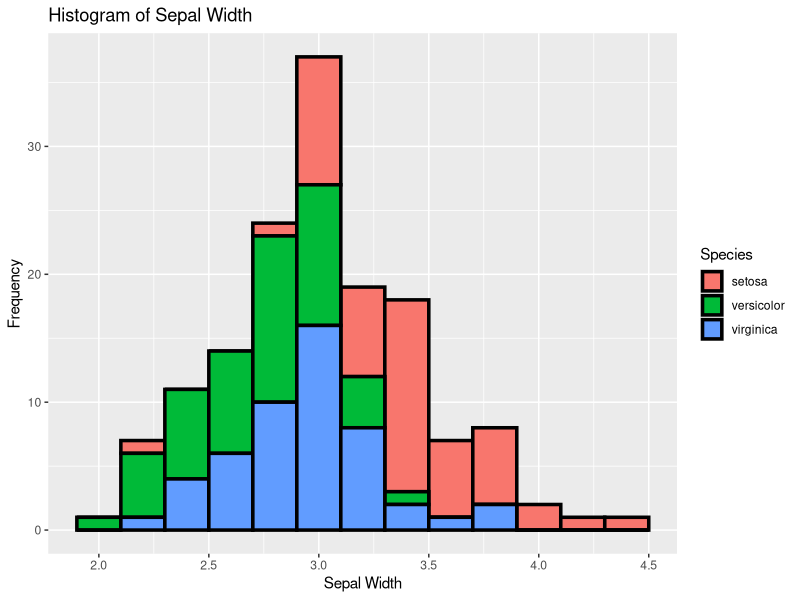
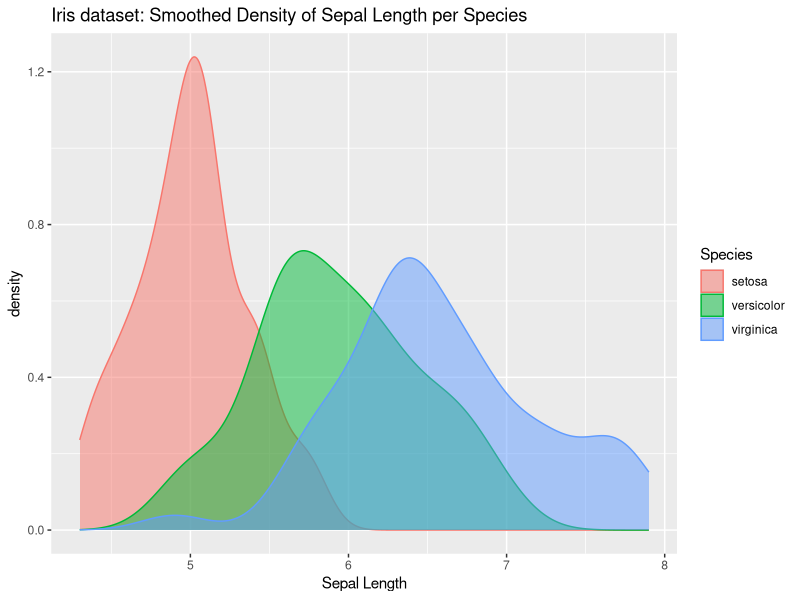
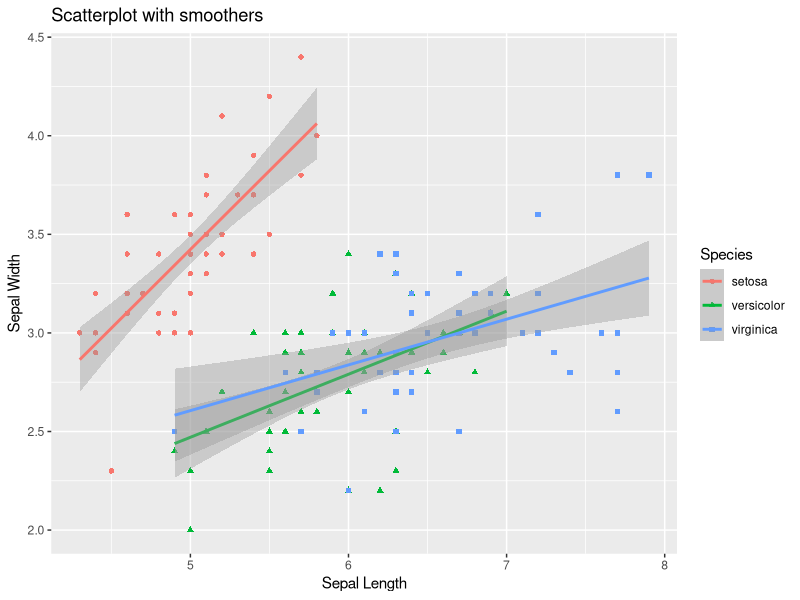
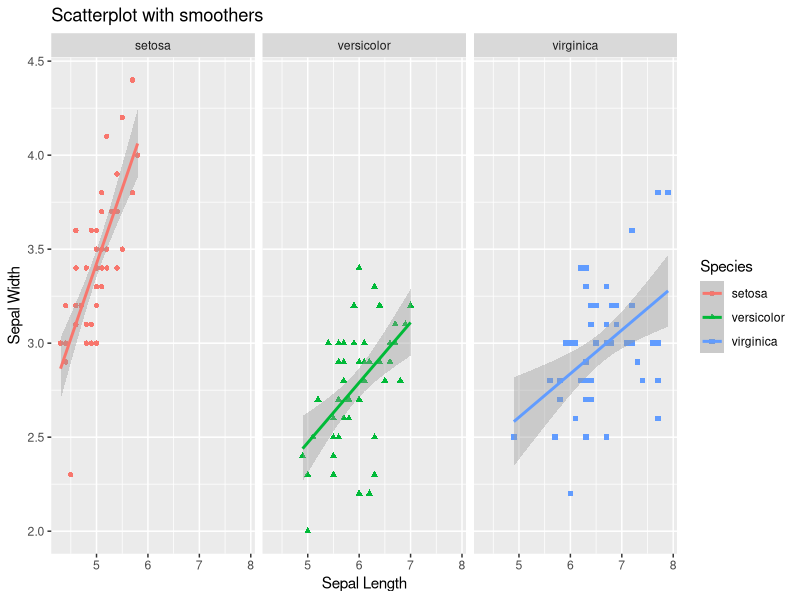
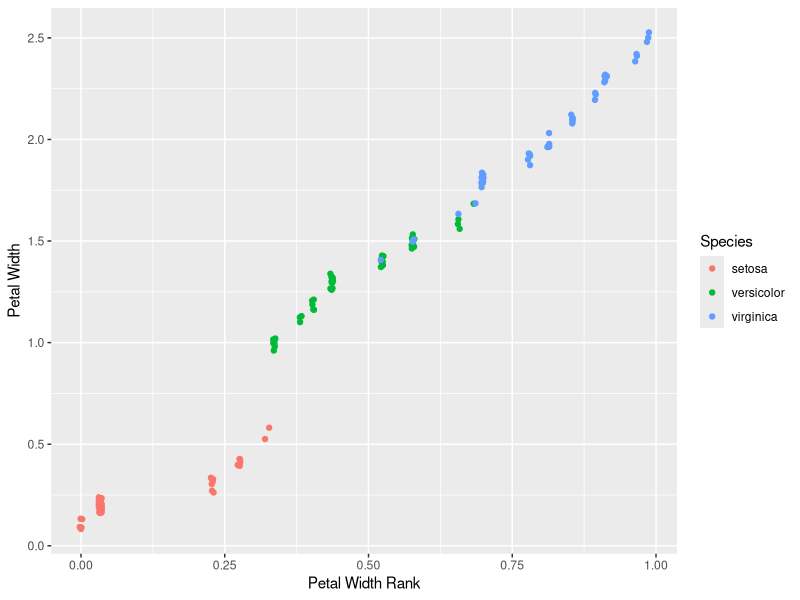

Reproduce these figures in R, in order.
## ---- chunk 1
knitr::opts_chunk$set(echo = TRUE)
## ---- chunk 2
require(tidyverse)
## ---- chunk 3
ggplot(data = iris) +
  geom_histogram(binwidth = 0.2, aes(x = iris$Sepal.Width, fill = Species), colour = 'black', size=1.2)+
  xlab('Sepal Width') + ylab('Frequency') + ggtitle('Histogram of Sepal Width')

## ---- chunk 4
ggplot(iris) + geom_density(aes(x = iris$Sepal.Length, fill = Species, colour = Species), alpha = 0.5) +
  xlab('Sepal Length') + ylab('density') + ggtitle('Iris dataset: Smoothed Density of Sepal Length per Species')

## ---- chunk 5
ggplot(iris) + geom_point(aes(x = iris$Sepal.Length, y = iris$Sepal.Width, shape = Species, colour = Species)) +
  geom_smooth(method = lm, aes(x = iris$Sepal.Length, y = iris$Sepal.Width, colour = Species)) + 
  xlab('Sepal Length') + ylab('Sepal Width') + ggtitle('Scatterplot with smoothers')

## ---- chunk 6
ggplot(iris) + geom_point(aes(x = iris$Sepal.Length, y = iris$Sepal.Width, shape = Species, colour = Species)) +
  geom_smooth(method = lm, aes(x = iris$Sepal.Length, y = iris$Sepal.Width, colour = Species)) + 
  xlab('Sepal Length') + ylab('Sepal Width') + ggtitle('Scatterplot with smoothers') +
  facet_grid(. ~ Species)
## ---- chunk 7
iris %>% filter(Species == 'virginica') %>% summary()
## ---- chunk 8
iris %>% select(starts_with('Petal')) %>% summary
## ---- chunk 9
iris_mutated <- iris %>% mutate(Petal.Width.Rank = percent_rank(Petal.Width))
ggplot(iris_mutated) + geom_jitter(aes(x=iris_mutated$Petal.Width.Rank, y = iris_mutated$Petal.Width, col = Species)) + xlab('Petal Width Rank') + ylab('Petal Width')
